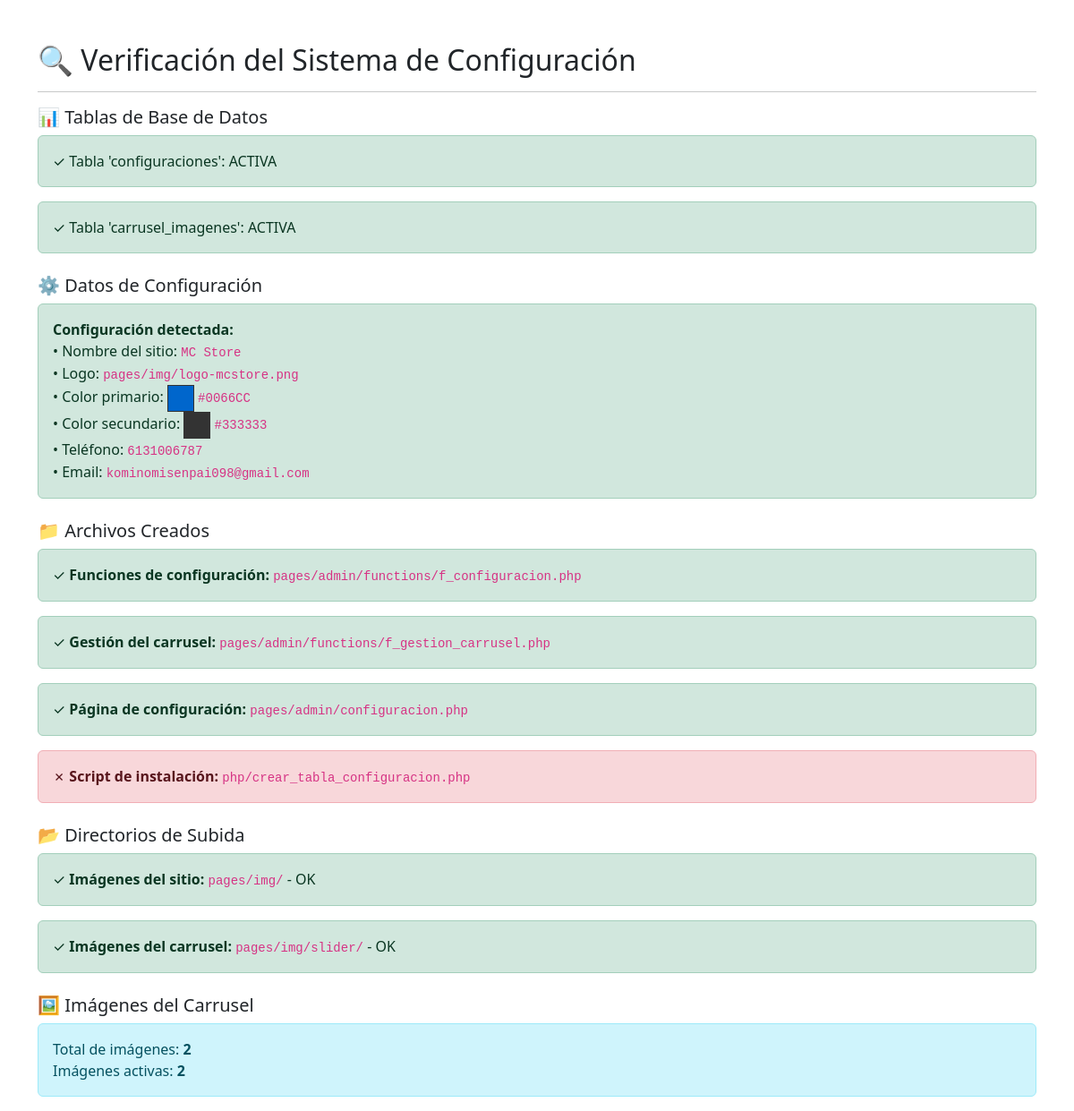
The app's page /verificacion_configuracion.php with its own data.
### tables this page shows
CREATE TABLE `configuraciones` (
  `id` int(11) NOT NULL AUTO_INCREMENT,
  `nombre_sitio` varchar(100) NOT NULL DEFAULT 'MC Store',
  `logo_url` varchar(255) NOT NULL DEFAULT 'pages/img/logo-mcstore.png',
  `color_primario` varchar(10) NOT NULL DEFAULT '#0066CC',
  `color_secundario` varchar(10) NOT NULL DEFAULT '#333333',
  `color_encabezado` varchar(10) NOT NULL DEFAULT '#FFFFFF',
  `color_texto` varchar(10) NOT NULL DEFAULT '#000000',
  `texto_nosotros` longtext,
  `direccion` varchar(255) DEFAULT NULL,
  `telefono` varchar(20) DEFAULT NULL,
  `email` varchar(100) DEFAULT NULL,
  `horarios` text,
  `facebook` varchar(255) DEFAULT NULL,
  `instagram` varchar(255) DEFAULT NULL,
  `whatsapp` varchar(20) DEFAULT NULL,
  `fecha_actualizacion` timestamp NOT NULL DEFAULT CURRENT_TIMESTAMP ON UPDATE CURRENT_TIMESTAMP,
  PRIMARY KEY (`id`)
);

### pages/admin/functions/f_configuracion.php (called while the page is built, shortened)
<?php
require_once __DIR__ . '/../../../php/database.php';
function obtenerConfiguracion() {
    global $conexion;
    $sql = "SELECT * FROM configuraciones WHERE id = 1 LIMIT 1";
    $resultado = mysqli_query($conexion, $sql);
    return mysqli_fetch_assoc($resultado);
}
function obtenerTodasImagenesCarrusel() {
    global $conexion;
    $sql = "SELECT * FROM carrusel_imagenes ORDER BY orden ASC";
    $resultado = mysqli_query($conexion, $sql);
    $imagenes = [];
    while ($fila = mysqli_fetch_assoc($resultado)) {
        $imagenes[] = $fila;
    }
    return $imagenes;
}
?>

### verificacion_configuracion.php (the view, shortened to what this page needs)
<?php
require_once 'php/database.php';
require_once 'pages/admin/functions/f_configuracion.php';
echo "<!DOCTYPE html>";
echo "<html lang='es'>";
echo "<head>";
echo "<link href='https://cdn.jsdelivr.net/npm/bootstrap@5.3.0/dist/css/bootstrap.min.css' rel='stylesheet'>";
echo "</head>";
echo "<body>";
echo "<div class='container mt-5'>";
echo "<h2>🔍 Verificación del Sistema de Configuración</h2>";
echo "<hr>";
echo "<h5>📊 Tablas de Base de Datos</h5>";
$resultado = mysqli_query($conexion, "SELECT COUNT(*) as count FROM configuraciones");
$config_count = mysqli_fetch_assoc($resultado);
echo "<div class='alert alert-" . ($config_count['count'] > 0 ? "success" : "danger") . "'>";
echo "✓ Tabla 'configuraciones': " . ($config_count['count'] > 0 ? "ACTIVA" : "NO EXISTE");
echo "</div>";
$resultado2 = mysqli_query($conexion, "SELECT COUNT(*) as count FROM carrusel_imagenes");
$carousel_count = mysqli_fetch_assoc($resultado2);
echo "<div class='alert alert-" . ($carousel_count['count'] >= 0 ? "success" : "danger") . "'>";
echo "✓ Tabla 'carrusel_imagenes': " . ($carousel_count['count'] >= 0 ? "ACTIVA" : "NO EXISTE");
echo "</div>";
echo "<h5 class='mt-4'>⚙️ Datos de Configuración</h5>";
$config = obtenerConfiguracion();
if ($config) {
    echo "<div class='alert alert-success'>";
    echo "<strong>Configuración detectada:</strong><br>";
    echo "• Nombre del sitio: <code>" . htmlspecialchars($config['nombre_sitio']) . "</code><br>";
    echo "• Logo: <code>" . htmlspecialchars($config['logo_url']) . "</code><br>";
    echo "• Color primario: <span style='display:inline-block; width:30px; height:30px; background-color:" . htmlspecialchars($config['color_primario']) . "; border:1px solid #333; vertical-align:middle;'></span> <code>" . htmlspecialchars($config['color_primario']) . "</code><br>";
    echo "• Color secundario: <span style='display:inline-block; width:30px; height:30px; background-color:" . htmlspecialchars($config['color_secundario']) . "; border:1px solid #333; vertical-align:middle;'></span> <code>" . htmlspecialchars($config['color_secundario']) . "</code><br>";
    echo "• Teléfono: <code>" . htmlspecialchars($config['telefono']) . "</code><br>";
    echo "• Email: <code>" . htmlspecialchars($config['email']) . "</code><br>";
    echo "</div>";
} else {
    echo "<div class='alert alert-danger'>";
    echo "❌ No se encontró configuración. Ejecuta: php/crear_tabla_configuracion.php";
    echo "</div>";
}
echo "<h5 class='mt-4'>📁 Archivos Creados</h5>";
$archivos = array(
    'pages/admin/functions/f_configuracion.php' => 'Funciones de configuración',
    'pages/admin/functions/f_gestion_carrusel.php' => 'Gestión del carrusel',
    'pages/admin/configuracion.php' => 'Página de configuración',
    'php/crear_tabla_configuracion.php' => 'Script de instalación',
);
foreach ($archivos as $ruta => $descripcion) {
    $existe = file_exists($ruta);
    echo "<div class='alert alert-" . ($existe ? "success" : "danger") . "'>";
    echo ($existe ? "✓" : "✗") . " <strong>$descripcion:</strong> <code>$ruta</code>";
    echo "</div>";
}
echo "<h5 class='mt-4'>📂 Directorios de Subida</h5>";
$directorios = array(
    'pages/img/' => 'Imágenes del sitio',
    'pages/img/slider/' => 'Imágenes del carrusel',
);
foreach ($directorios as $ruta => $descripcion) {
    $existe = is_dir($ruta);
    $writable = is_writable($ruta);
    $estado = $existe ? ($writable ? 'OK' : 'No escribible') : 'No existe';
    $clase = $existe && $writable ? 'success' : 'warning';
    echo "<div class='alert alert-$clase'>";
    echo ($existe && $writable ? "✓" : "⚠") . " <strong>$descripcion:</strong> <code>$ruta</code> - $estado";
    echo "</div>";
}
echo "<h5 class='mt-4'>🖼️ Imágenes del Carrusel</h5>";
$imagenes = obtenerTodasImagenesCarrusel();
echo "<div class='alert alert-info'>";
echo "Total de imágenes: <strong>" . count($imagenes) . "</strong><br>";
if (count($imagenes) > 0) {
    echo "Imágenes activas: <strong>" . count(array_filter($imagenes, function($img) { return $img['activa']; })) . "</strong>";
} else {
    echo "⚠️ No hay imágenes en el carrusel. Ve a Configuración → Carrusel para agregar.";
}
echo "</div>";
echo "</div>";
echo "</body>";
echo "</html>";
?>

### records on screen
configuraciones: nombre_sitio "MC Store", logo_url "pages/img/logo-mcstore.png", color_primario "#0066CC", color_secundario "#333333", telefono "6131006787", email "kominomisenpai098@gmail.com"

### other values on screen
$descripcion "Funciones de configuración"
$ruta "pages/admin/functions/f_configuracion.php"
$descripcion "Gestión del carrusel"
$ruta "pages/admin/functions/f_gestion_carrusel.php"
$descripcion "Página de configuración"
$ruta "pages/admin/configuracion.php"
$descripcion "Script de instalación"
$ruta "php/crear_tabla_configuracion.php"
$descripcion "Imágenes del sitio"
$ruta "pages/img/"
$estado "OK"
$descripcion "Imágenes del carrusel"
$ruta "pages/img/slider/"
count($imagenes) "2"
